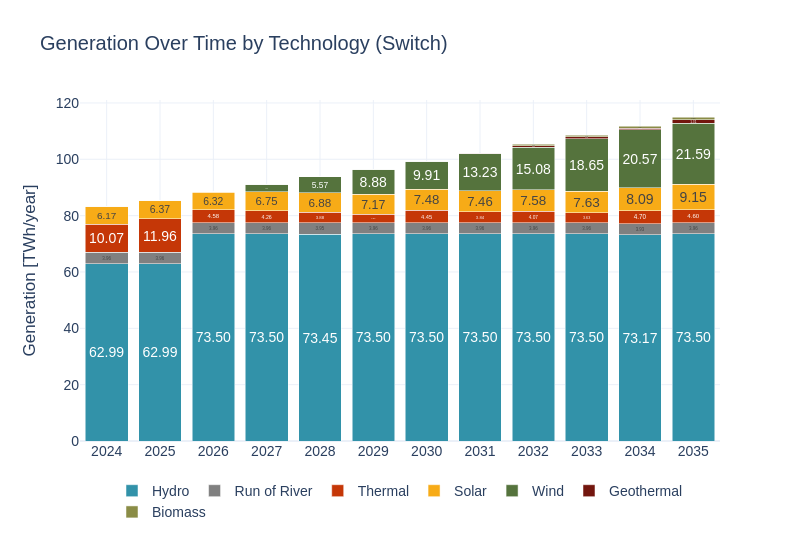

This figure's notebook cell:
### Code cell
# Transform data
sce_sw = pd.read_csv(model_outputs_path+'/dispatch.csv')
sce_sw['year'] = sce_sw['timestamp'].str[:4]
sce_sw['Energy_TWh_typical_yr'] = sce_sw['Energy_GWh_typical_yr'] / 1000
sce_sw.rename(columns={'gen_tech': 'Tech'}, inplace=True)
sce_sw = sce_sw[sce_sw['timestamp'].str.contains('^'+str(years[0])) == False]
# Plot
sw.scenarios.dispatched_generation(sce_sw, 'Generation', 'TWh', 'year', 'Energy_TWh_typical_yr', 'Tech', scenario_name, 'Switch', 0)
#sce_sw = sce_sw[['generation_project','year','Energy_TWh_typical_yr','Tech']]
#sce_sw.to_csv('./12_switch.csv')

### Figure 1 — Plotly figure (JSON) as saved in the notebook; plotly's stock layout.template omitted (floating-point values rounded to 4 significant figures)
{"data": [{"alignmentgroup": "True", "hovertemplate": "Tech=Hydro<br>Year=%{x}<br>Dispatched Generation (MW)=%{y}<br>text=%{text}<extra></extra>", "insidetextanchor": "middle", "legendgroup": "Hydro", "marker": {"color": "#3292A9", "pattern": {"shape": ""}}, "name": "Hydro", "offsetgroup": "Hydro", "orientation": "v", "showlegend": true, "text": ["62.99", "62.99", "73.50", "73.50", "73.45", "73.50", "73.50", "73.50", "73.50", "73.50", "73.17", "73.50"], "textangle": 0, "textposition": "inside", "texttemplate": "%{text}", "type": "bar", "x": ["2024", "2025", "2026", "2027", "2028", "2029", "2030", "2031", "2032", "2033", "2034", "2035"], "xaxis": "x", "y": [62.99, 62.99, 73.5, 73.5, 73.45, 73.5, 73.5, 73.5, 73.5, 73.5, 73.17, 73.5], "yaxis": "y"}, {"alignmentgroup": "True", "hovertemplate": "Tech=Run of River<br>Year=%{x}<br>Dispatched Generation (MW)=%{y}<br>text=%{text}<extra></extra>", "insidetextanchor": "middle", "legendgroup": "Run of River", "marker": {"color": "#808080", "pattern": {"shape": ""}}, "name": "Run of River", "offsetgroup": "Run of River", "orientation": "v", "showlegend": true, "text": ["3.96", "3.96", "3.96", "3.96", "3.95", "3.96", "3.96", "3.96", "3.96", "3.96", "3.93", "3.96"], "textangle": 0, "textposition": "inside", "texttemplate": "%{text}", "type": "bar", "x": ["2024", "2025", "2026", "2027", "2028", "2029", "2030", "2031", "2032", "2033", "2034", "2035"], "xaxis": "x", "y": [3.965, 3.965, 3.965, 3.965, 3.954, 3.965, 3.965, 3.965, 3.965, 3.965, 3.931, 3.965], "yaxis": "y"}, {"alignmentgroup": "True", "hovertemplate": "Tech=Thermal<br>Year=%{x}<br>Dispatched Generation (MW)=%{y}<br>text=%{text}<extra></extra>", "insidetextanchor": "middle", "legendgroup": "Thermal", "marker": {"color": "#C53707", "pattern": {"shape": ""}}, "name": "Thermal", "offsetgroup": "Thermal", "orientation": "v", "showlegend": true, "text": ["10.07", "11.96", "4.58", "4.26", "3.88", "2.96", "4.45", "3.84", "4.07", "3.63", "4.70", "4.60"], "textangle": 0, "textposition": "inside", "texttemplate": "%{text}", "type": "bar", "x": ["2024", "2025", "2026", "2027", "2028", "2029", "2030", "2031", "2032", "2033", "2034", "2035"], "xaxis": "x", "y": [10.07, 11.96, 4.576, 4.26, 3.883, 2.963, 4.453, 3.844, 4.066, 3.631, 4.705, 4.604], "yaxis": "y"}, {"alignmentgroup": "True", "hovertemplate": "Tech=Solar<br>Year=%{x}<br>Dispatched Generation (MW)=%{y}<br>text=%{text}<extra></extra>", "insidetextanchor": "middle", "legendgroup": "Solar", "marker": {"color": "#F7AB17", "pattern": {"shape": ""}}, "name": "Solar", "offsetgroup": "Solar", "orientation": "v", "showlegend": true, "text": ["6.17", "6.37", "6.32", "6.75", "6.88", "7.17", "7.48", "7.46", "7.58", "7.63", "8.09", "9.15"], "textangle": 0, "textposition": "inside", "texttemplate": "%{text}", "type": "bar", "x": ["2024", "2025", "2026", "2027", "2028", "2029", "2030", "2031", "2032", "2033", "2034", "2035"], "xaxis": "x", "y": [6.17, 6.375, 6.317, 6.747, 6.881, 7.166, 7.48, 7.462, 7.584, 7.634, 8.094, 9.149], "yaxis": "y"}, {"alignmentgroup": "True", "hovertemplate": "Tech=Wind<br>Year=%{x}<br>Dispatched Generation (MW)=%{y}<br>text=%{text}<extra></extra>", "insidetextanchor": "middle", "legendgroup": "Wind", "marker": {"color": "#55733D", "pattern": {"shape": ""}}, "name": "Wind", "offsetgroup": "Wind", "orientation": "v", "showlegend": true, "text": ["0.21", "0.21", "0.21", "2.64", "5.57", "8.88", "9.91", "13.23", "15.08", "18.65", "20.57", "21.59"], "textangle": 0, "textposition": "inside", "texttemplate": "%{text}", "type": "bar", "x": ["2024", "2025", "2026", "2027", "2028", "2029", "2030", "2031", "2032", "2033", "2034", "2035"], "xaxis": "x", "y": [0.2143, 0.2143, 0.2143, 2.639, 5.57, 8.876, 9.914, 13.23, 15.08, 18.65, 20.57, 21.59], "yaxis": "y"}, {"alignmentgroup": "True", "hovertemplate": "Tech=Geothermal<br>Year=%{x}<br>Dispatched Generation (MW)=%{y}<br>text=%{text}<extra></extra>", "insidetextanchor": "middle", "legendgroup": "Geothermal", "marker": {"color": "#73160E", "pattern": {"shape": ""}}, "name": "Geothermal", "offsetgroup": "Geothermal", "orientation": "v", "showlegend": true, "text": ["0.00", "0.00", "0.00", "0.00", "0.00", "0.00", "0.00", "0.12", "0.56", "0.56", "0.64", "1.31"], "textangle": 0, "textposition": "inside", "texttemplate": "%{text}", "type": "bar", "x": ["2024", "2025", "2026", "2027", "2028", "2029", "2030", "2031", "2032", "2033", "2034", "2035"], "xaxis": "x", "y": [2.904e-10, 3.657e-10, 2.412e-10, 3.238e-10, 3.994e-10, 4.907e-10, 8.036e-10, 0.1221, 0.5586, 0.5586, 0.6389, 1.314], "yaxis": "y"}, {"alignmentgroup": "True", "hovertemplate": "Tech=Biomass<br>Year=%{x}<br>Dispatched Generation (MW)=%{y}<br>text=%{text}<extra></extra>", "insidetextanchor": "middle", "legendgroup": "Biomass", "marker": {"color": "#8A8C46", "pattern": {"shape": ""}}, "name": "Biomass", "offsetgroup": "Biomass", "orientation": "v", "showlegend": true, "text": ["0.00", "0.00", "0.00", "0.00", "0.00", "0.00", "0.00", "0.12", "0.55", "0.55", "0.62", "0.88"], "textangle": 0, "textposition": "inside", "texttemplate": "%{text}", "type": "bar", "x": ["2024", "2025", "2026", "2027", "2028", "2029", "2030", "2031", "2032", "2033", "2034", "2035"], "xaxis": "x", "y": [2.904e-10, 3.656e-10, 2.412e-10, 3.238e-10, 3.994e-10, 4.908e-10, 8.037e-10, 0.1219, 0.5478, 0.5478, 0.6155, 0.876], "yaxis": "y"}], "layout": {"barmode": "stack", "font": {"family": "Arial", "size": 14}, "height": 540, "legend": {"orientation": "h", "title": {}, "tracegroupgap": 0, "x": 0.5, "xanchor": "center", "y": -0.1}, "title": {"text": "Generation Over Time by Technology (Switch)"}, "width": 800, "xaxis": {"anchor": "y", "domain": [0, 1], "showgrid": true, "tickangle": 0, "tickfont": {"family": "Arial", "size": 14}, "tickvals": ["2024", "2025", "2026", "2027", "2028", "2029", "2030", "2031", "2032", "2033", "2034", "2035"], "title": {"text": ""}}, "yaxis": {"anchor": "x", "domain": [0, 1], "title": {"text": "Generation [TWh/year]"}}}}
